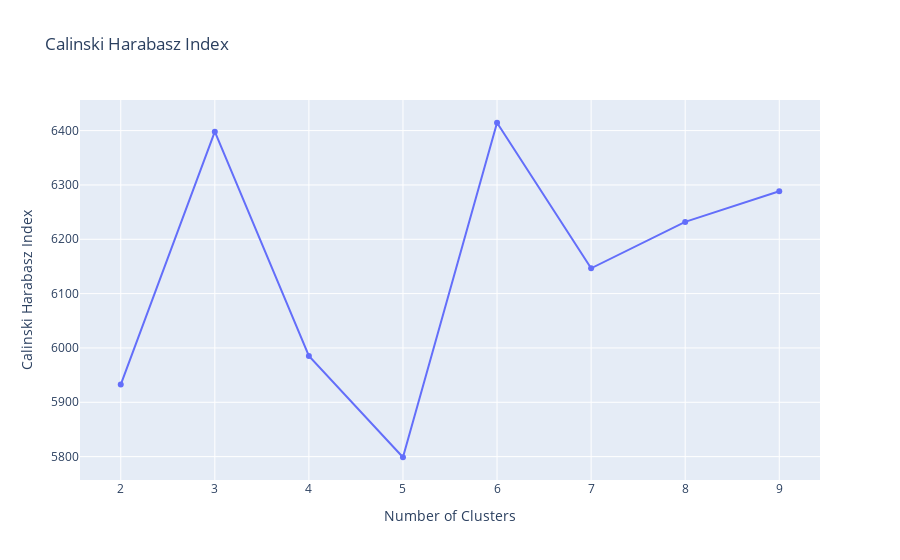

The cell this chart's notebook holds for it:
### Code cell
fig  = go.Figure()
fig.add_trace(go.Scatter(x = k_clusters, y = calinski_harabasz))

fig.update_layout(title = 'Calinski Harabasz Index', xaxis_title = 'Number of Clusters', yaxis_title = 'Calinski Harabasz Index')
#fig.add_vline(x = 2)

fig.show()

### Figure 1 — Plotly figure (JSON) as saved in the notebook; plotly's stock layout.template omitted (floating-point values rounded to 4 significant figures)
{"data": [{"type": "scatter", "x": [2, 3, 4, 5, 6, 7, 8, 9], "y": [5933.0, 6398.0, 5985.0, 5799.0, 6414.0, 6147.0, 6232.0, 6289.0]}], "layout": {"title": {"text": "Calinski Harabasz Index"}, "xaxis": {"autorange": true, "range": [1.55, 9.45], "title": {"text": "Number of Clusters"}, "type": "linear"}, "yaxis": {"autorange": true, "range": [5754.0, 6460.0], "title": {"text": "Calinski Harabasz Index"}, "type": "linear"}}}
